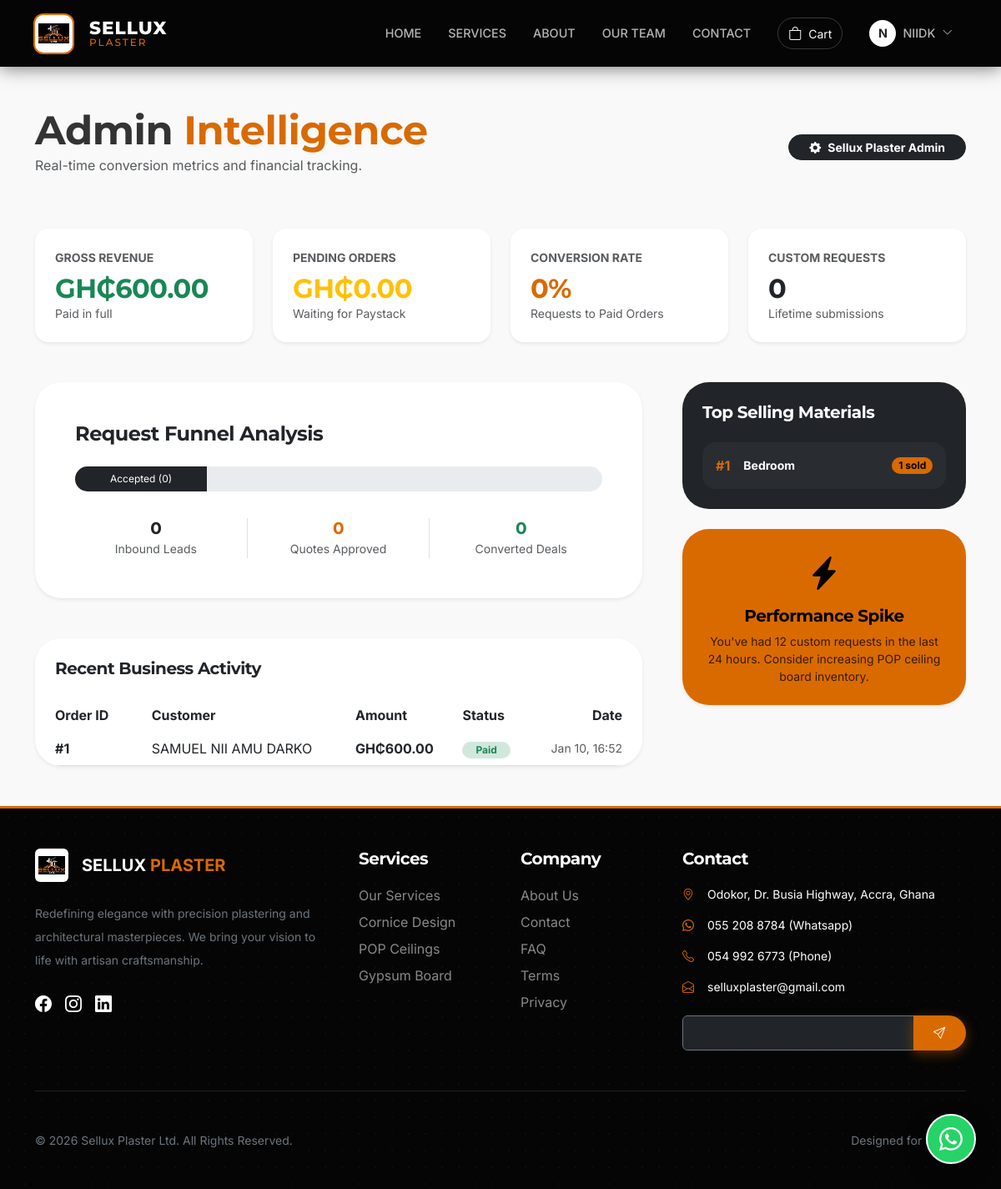
/dashboard/admin/intel/ (signed in), run on an earlier commit of the app's database.
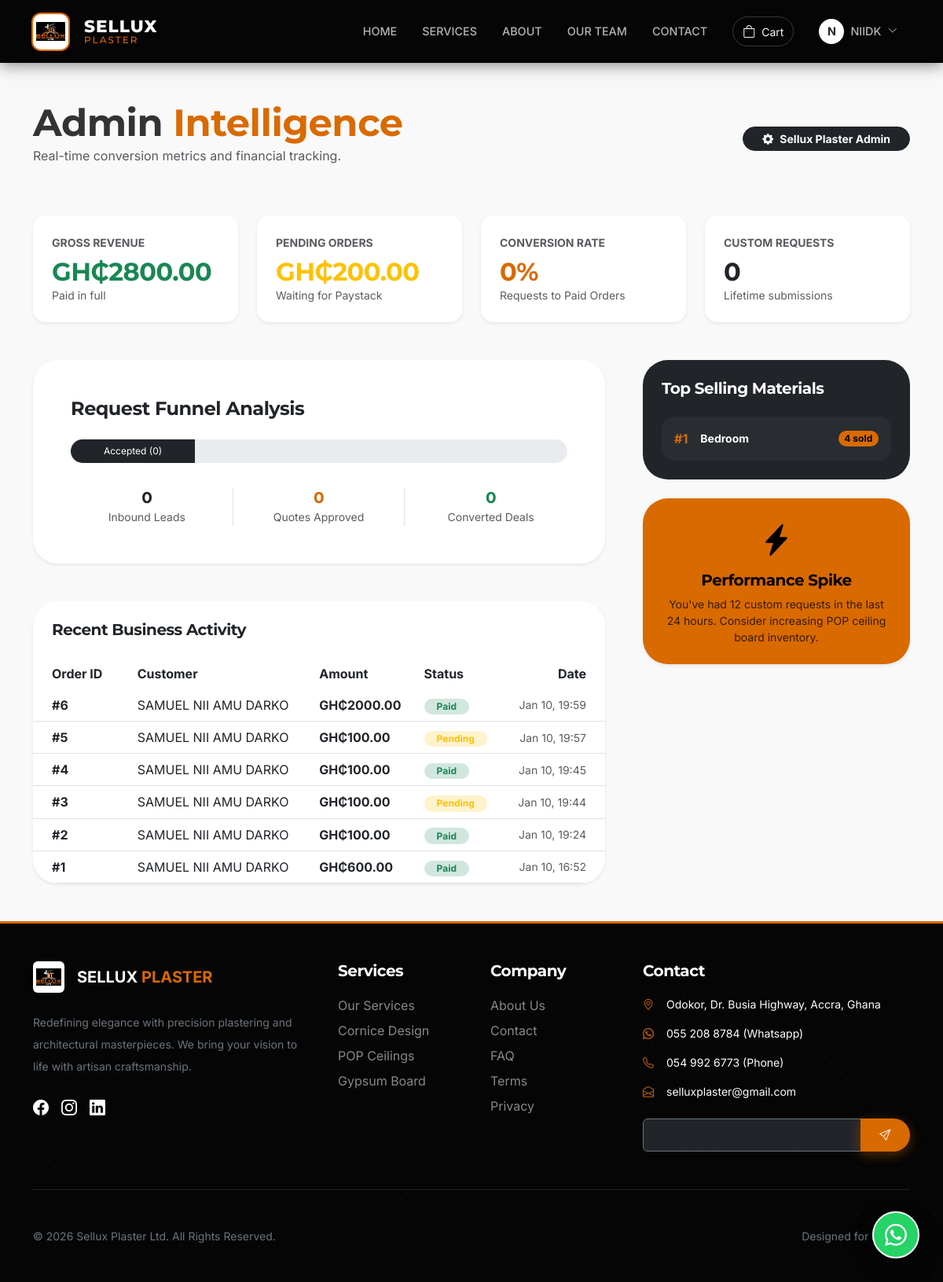
And on a later commit of the database.
### orders/models.py (models this page shows, shortened)
class Order(models.Model):
    DELIVERY_OPTION_DELIVERY = 'delivery'
    DELIVERY_OPTION_PICKUP = 'pickup'
    DELIVERY_CHOICES = [
        (DELIVERY_OPTION_DELIVERY, 'Delivery'),
        (DELIVERY_OPTION_PICKUP, 'In-store Pickup'),
    ]
    STATUS_PENDING = 'pending'
    STATUS_PROCESSING = 'processing'
    STATUS_SHIPPED = 'shipped'
    STATUS_DELIVERED = 'delivered'
    STATUS_CANCELLED = 'cancelled'
    STATUS_CHOICES = [
        (STATUS_PENDING, 'Pending'),
        (STATUS_PROCESSING, 'Processing'),
        (STATUS_SHIPPED, 'Shipped'),
        (STATUS_DELIVERED, 'Delivered'),
        (STATUS_CANCELLED, 'Cancelled'),
    ]
    PAYMENT_PENDING = 'pending'
    PAYMENT_PAID = 'paid'
    PAYMENT_FAILED = 'failed'
    PAYMENT_CHOICES = [
        (PAYMENT_PENDING, 'Pending'),
        (PAYMENT_PAID, 'Paid'),
        (PAYMENT_FAILED, 'Failed'),
    ]
    user = models.ForeignKey(settings.AUTH_USER_MODEL, on_delete=models.CASCADE, related_name='orders', null=True, blank=True)
    first_name = models.CharField(max_length=50)
    last_name = models.CharField(max_length=50)
    email = models.EmailField()
    phone_number = models.CharField(max_length=15, blank=True)
    delivery_option = models.CharField(max_length=20, choices=DELIVERY_CHOICES, default=DELIVERY_OPTION_DELIVERY)
    address = models.CharField(max_length=250, blank=True)
    city = models.CharField(max_length=100, blank=True)
    status = models.CharField(max_length=20, choices=STATUS_CHOICES, default=STATUS_PENDING)
    payment_status = models.CharField(max_length=20, choices=PAYMENT_CHOICES, default=PAYMENT_PENDING)
    tax = models.DecimalField(max_digits=10, decimal_places=2, default=Decimal('0.00'))
    delivery_fee = models.DecimalField(max_digits=10, decimal_places=2, default=Decimal('0.00'))
    paystack_ref = models.CharField(max_length=100, blank=True, unique=True, null=True)
    payment_channel = models.CharField(max_length=50, blank=True, help_text="e.g. mobile_money, card")
    transaction_id = models.CharField(max_length=100, blank=True, null=True)
    admin_feedback = models.TextField(blank=True, help_text="Notes for the customer regarding order status.")
    total_amount = models.DecimalField(max_digits=10, decimal_places=2, default=Decimal('0.00'))
    created_at = models.DateTimeField(auto_now_add=True)
    updated_at = models.DateTimeField(auto_now=True)
    class Meta:
        ordering = ['-created_at']

### catalogue/models.py (models this page shows, shortened)
class Product(models.Model):
    category = models.ForeignKey(Category, on_delete=models.CASCADE, related_name='products')
    name = models.CharField(max_length=200)
    slug = models.SlugField(unique=True)
    description = models.TextField()
    price = models.DecimalField(max_digits=10, decimal_places=2)
    image = models.ImageField(upload_to='catalogue/products/')
    stock = models.PositiveIntegerField(default=0)
    is_available = models.BooleanField(default=True)
    created_at = models.DateTimeField(auto_now_add=True)
    updated_at = models.DateTimeField(auto_now=True)

### dashboard/views.py (the view)
# urls.py: path('admin/intel/', AdminBIView.as_view(), name='admin_intel'),
class AdminBIView(UserPassesTestMixin, TemplateView):
    template_name = 'dashboard/admin_bi.html'
    def test_func(self):
        return self.request.user.is_staff
    def get_context_data(self, **kwargs):
        context = super().get_context_data(**kwargs)
        paid_orders = Order.objects.filter(payment_status='paid')
        context['gross_revenue'] = paid_orders.aggregate(Sum('total_amount'))['total_amount__sum'] or Decimal('0.00')
        context['pending_revenue'] = Order.objects.filter(payment_status='pending').aggregate(Sum('total_amount'))['total_amount__sum'] or Decimal('0.00')
        total_requests = CustomRequest.objects.count()
        accepted_requests = CustomRequest.objects.filter(status='accepted').count()
        paid_requests = CustomRequest.objects.filter(status='paid').count()
        context['request_stats'] = {
            'total': total_requests,
            'accepted': accepted_requests,
            'paid': paid_requests,
            'conversion_rate': round((paid_requests / total_requests * 100), 1) if total_requests > 0 else 0
        }
        context['top_products'] = Product.objects.annotate(
            sales_count=Count('order_items', filter=Q(order_items__order__payment_status='paid'))
        ).order_by('-sales_count')[:5]
        context['recent_orders'] = Order.objects.all().order_by('-created_at')[:10]
        return context

### cart/cart.py (called while the page is built)
    def __len__(self):
        return sum(item['quantity'] for item in self.cart.values())

### core/context_processors.py (called while the page is built)
def brand_context(request):
    return {
        'brand': get_brand_info()
    }

def cart_context(request):
    return {'cart': Cart(request)}

def promotions_context(request):
    promotion = Promotion.objects.filter(is_active=True).first()
    return {'active_promotion': promotion}

### core/utils.py (called while the page is built)
def get_brand_info():
    return {
        'company_name': 'Sellux Plaster Ltd',
        'slogan': 'Home of Affordable Luxury',
        'address': 'Odokor, Dr. Busia Highway, Accra, Ghana',
        'phone_primary': '055 208 8784',
        'phone_secondary': '054 992 6773',
        'email': 'selluxplasterltd@gmail.com',
        'whatsapp': '233549926773',
    }

### templates/dashboard/admin_bi.html (shortened to what the changed rows need)
{% extends 'base.html' %}
{% load static %}
{% block content %}
<div class="container py-5">
    <div class="d-flex justify-content-between align-items-center mb-5">
        <div>
            <h1 class="display-5 fw-bold mb-0">Admin <span class="text-primary">Intelligence</span></h1>
        </div>
    </div>
    <div class="row g-4 mb-5">
        <div class="col-md-3">
            <div class="card border-0 shadow-sm rounded-4 p-4 h-100">
                <small class="text-uppercase fw-bold text-muted mb-2">Gross Revenue</small>
                <h2 class="fw-bold text-success mb-0">GH₵{{ gross_revenue|floatformat:2 }}</h2>
                <small class="text-muted">Paid in full</small>
            </div>
        </div>
        <div class="col-md-3">
            <div class="card border-0 shadow-sm rounded-4 p-4 h-100">
                <small class="text-uppercase fw-bold text-muted mb-2">Pending Orders</small>
                <h2 class="fw-bold text-warning mb-0">GH₵{{ pending_revenue|floatformat:2 }}</h2>
                <small class="text-muted">Waiting for Paystack</small>
            </div>
        </div>
        <div class="col-md-3">
            <div class="card border-0 shadow-sm rounded-4 p-4 h-100">
                <h2 class="fw-bold text-primary mb-0">{{ request_stats.conversion_rate }}%</h2>
            </div>
        </div>
        <div class="col-md-3">
            <div class="card border-0 shadow-sm rounded-4 p-4 h-100">
                <h2 class="fw-bold mb-0">{{ request_stats.total }}</h2>
            </div>
        </div>
    </div>
    <div class="row g-5">
        <div class="col-lg-8">
            <div class="card border-0 shadow-sm rounded-5 overflow-hidden">
                <div class="table-responsive">
                    <table class="table table-hover align-middle mb-0">
                        <thead class="bg-light">
                            <tr>
                                <th class="px-4 border-0">Order ID</th>
                                <th class="border-0">Customer</th>
                                <th class="border-0">Amount</th>
                                <th class="border-0">Status</th>
                                <th class="border-0 text-end pe-4">Date</th>
                            </tr>
                        </thead>
                        <tbody>
                            {% for order in recent_orders %}
                            <tr>
                                <td class="px-4 fw-bold">#{{ order.id }}</td>
                                <td>{{ order.first_name }} {{ order.last_name }}</td>
                                <td class="fw-bold">GH₵{{ order.total_amount }}</td>
                                <td>
                                    <span class="badge {% if order.payment_status == 'paid' %}bg-success-subtle text-success{% else %}bg-warning-subtle text-warning{% endif %} rounded-pill px-3">
                                        {{ order.get_payment_status_display }}
                                    </span>
                                </td>
                                <td class="text-end pe-4 text-muted small">{{ order.created_at|date:"M d, H:i" }}</td>
                            </tr>
                            {% endfor %}
                        </tbody>
                    </table>
                </div>
            </div>
        </div>
        <div class="col-lg-4">
            <div class="card border-0 bg-dark text-white rounded-5 p-4 mb-4">
                <div class="d-flex flex-column gap-3">
                    {% for product in top_products %}
                    <div class="d-flex align-items-center justify-content-between p-3 rounded-4 bg-secondary bg-opacity-10">
                        <div class="d-flex align-items-center gap-3">
                            <div class="fw-bold text-primary">#{{ forloop.counter }}</div>
                            <div class="small fw-bold">{{ product.name }}</div>
                        </div>
                        <span class="badge bg-primary text-black rounded-pill">{{ product.sales_count }} sold</span>
                    </div>
                    {% empty %}
                    <p class="text-muted small">No sales data yet.</p>
                    {% endfor %}
                </div>
            </div>
        </div>
    </div>
</div>
{% endblock %}

What changed in the data, as far as the page shows it:
added Order: id "6", first_name "SAMUEL NII AMU", last_name "DARKO", total_amount "2000.00", payment_status "Paid", created_at "Jan 10, 19:59"
added Order: id "5", first_name "SAMUEL NII AMU", last_name "DARKO", total_amount "100.00", payment_status "Pending", created_at "Jan 10, 19:57"
added Order: id "4", first_name "SAMUEL NII AMU", last_name "DARKO", total_amount "100.00", payment_status "Paid", created_at "Jan 10, 19:45"
added Order: id "3", first_name "SAMUEL NII AMU", last_name "DARKO", total_amount "100.00", payment_status "Pending", created_at "Jan 10, 19:44"
added Order: id "2", first_name "SAMUEL NII AMU", last_name "DARKO", total_amount "100.00", payment_status "Paid", created_at "Jan 10, 19:24"
computed for Product "Bedroom": sales_count "1" → "4"
Also different on the page:
{{ gross_revenue|floatformat:2 }}: "600.00" → "2800.00"
{{ pending_revenue|floatformat:2 }}: "0.00" → "200.00"
